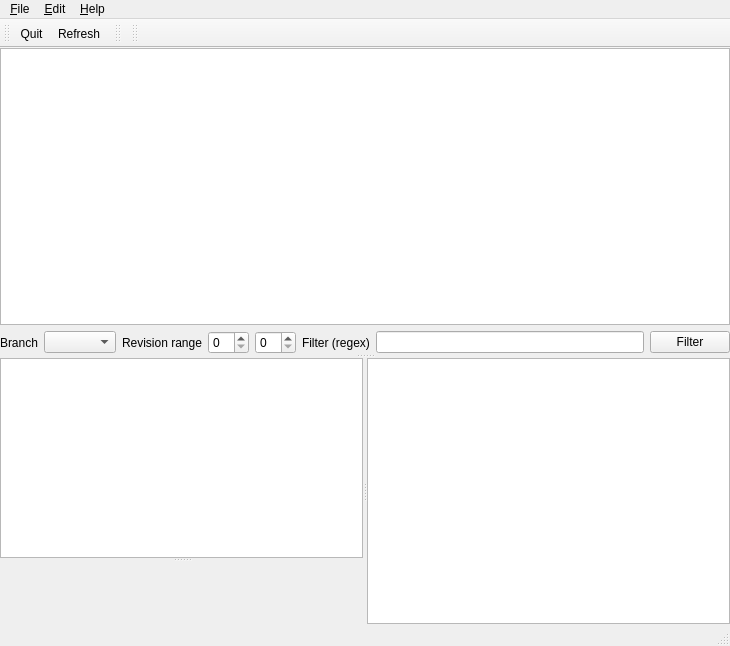
<ui version="4.0" >
 <class>MainWindow</class>
 <widget class="QMainWindow" name="MainWindow" >
  <property name="geometry" >
   <rect>
    <x>0</x>
    <y>0</y>
    <width>730</width>
    <height>646</height>
   </rect>
  </property>
  <property name="windowTitle" >
   <string>MainWindow</string>
  </property>
  <widget class="QWidget" name="centralwidget" >
   <property name="geometry" >
    <rect>
     <x>0</x>
     <y>69</y>
     <width>730</width>
     <height>554</height>
    </rect>
   </property>
   <layout class="QVBoxLayout" name="verticalLayout_3" >
    <property name="spacing" >
     <number>0</number>
    </property>
    <property name="margin" >
     <number>0</number>
    </property>
    <item>
     <widget class="QSplitter" name="splitter_3" >
      <property name="orientation" >
       <enum>Qt::Vertical</enum>
      </property>
      <widget class="QWidget" name="layoutWidget" >
       <layout class="QVBoxLayout" name="verticalLayout_2" >
        <item>
         <widget class="HgRepoView" name="tableView_revisions" >
          <property name="frameShape" >
           <enum>QFrame::StyledPanel</enum>
          </property>
         </widget>
        </item>
        <item>
         <layout class="QHBoxLayout" name="horizontalLayout_6" >
          <item>
           <widget class="QFrame" name="frame_branch" >
            <property name="frameShape" >
             <enum>QFrame::NoFrame</enum>
            </property>
            <property name="frameShadow" >
             <enum>QFrame::Raised</enum>
            </property>
            <layout class="QHBoxLayout" name="horizontalLayout_2" >
             <property name="margin" >
              <number>0</number>
             </property>
             <item>
              <widget class="QLabel" name="label_4" >
               <property name="text" >
                <string>Branch</string>
               </property>
              </widget>
             </item>
             <item>
              <widget class="QComboBox" name="branch_comboBox" />
             </item>
            </layout>
           </widget>
          </item>
          <item>
           <widget class="QFrame" name="frame_revrange" >
            <property name="frameShape" >
             <enum>QFrame::NoFrame</enum>
            </property>
            <property name="frameShadow" >
             <enum>QFrame::Raised</enum>
            </property>
            <layout class="QHBoxLayout" name="horizontalLayout_4" >
             <property name="margin" >
              <number>0</number>
             </property>
             <item>
              <widget class="QLabel" name="label_3" >
               <property name="enabled" >
                <bool>true</bool>
               </property>
               <property name="text" >
                <string>Revision range</string>
               </property>
              </widget>
             </item>
             <item>
              <widget class="QSpinBox" name="spinbutton_rev_low" />
             </item>
             <item>
              <widget class="QSpinBox" name="spinbutton_rev_high" />
             </item>
            </layout>
           </widget>
          </item>
          <item>
           <widget class="QFrame" name="frame_filter" >
            <property name="frameShape" >
             <enum>QFrame::NoFrame</enum>
            </property>
            <property name="frameShadow" >
             <enum>QFrame::Raised</enum>
            </property>
            <layout class="QHBoxLayout" name="horizontalLayout_5" >
             <property name="margin" >
              <number>0</number>
             </property>
             <item>
              <widget class="QLabel" name="label_2" >
               <property name="text" >
                <string>Filter (regex)</string>
               </property>
              </widget>
             </item>
             <item>
              <widget class="QLineEdit" name="entry_file_filter" />
             </item>
             <item>
              <widget class="QPushButton" name="button_filter" >
               <property name="text" >
                <string>Filter</string>
               </property>
              </widget>
             </item>
            </layout>
           </widget>
          </item>
         </layout>
        </item>
       </layout>
      </widget>
      <widget class="QFrame" name="frame_maincontent" >
       <property name="sizePolicy" >
        <sizepolicy vsizetype="Expanding" hsizetype="Preferred" >
         <horstretch>0</horstretch>
         <verstretch>0</verstretch>
        </sizepolicy>
       </property>
       <property name="frameShape" >
        <enum>QFrame::NoFrame</enum>
       </property>
       <property name="frameShadow" >
        <enum>QFrame::Plain</enum>
       </property>
       <layout class="QVBoxLayout" name="verticalLayout" >
        <property name="margin" >
         <number>0</number>
        </property>
        <item>
         <widget class="QSplitter" name="splitter_2" >
          <property name="orientation" >
           <enum>Qt::Horizontal</enum>
          </property>
          <widget class="QSplitter" name="splitter" >
           <property name="orientation" >
            <enum>Qt::Vertical</enum>
           </property>
           <widget class="RevDisplay" name="textview_header" >
            <property name="sizePolicy" >
             <sizepolicy vsizetype="Preferred" hsizetype="Expanding" >
              <horstretch>0</horstretch>
              <verstretch>1</verstretch>
             </sizepolicy>
            </property>
           </widget>
           <widget class="QFrame" name="textview_frame" >
            <property name="sizePolicy" >
             <sizepolicy vsizetype="Expanding" hsizetype="Expanding" >
              <horstretch>0</horstretch>
              <verstretch>2</verstretch>
             </sizepolicy>
            </property>
            <property name="frameShape" >
             <enum>QFrame::NoFrame</enum>
            </property>
            <property name="frameShadow" >
             <enum>QFrame::Raised</enum>
            </property>
           </widget>
          </widget>
          <widget class="QTableView" name="tableView_filelist" />
         </widget>
        </item>
       </layout>
      </widget>
     </widget>
    </item>
   </layout>
  </widget>
  <widget class="QMenuBar" name="menubar" >
   <property name="geometry" >
    <rect>
     <x>0</x>
     <y>0</y>
     <width>730</width>
     <height>30</height>
    </rect>
   </property>
   <widget class="QMenu" name="menuFile" >
    <property name="title" >
     <string>&amp;File</string>
    </property>
    <addaction name="actionOpen_repository" />
    <addaction name="actionRefresh" />
    <addaction name="separator" />
    <addaction name="actionQuit" />
   </widget>
   <widget class="QMenu" name="menuHelp" >
    <property name="title" >
     <string>&amp;Help</string>
    </property>
    <addaction name="actionAbout" />
   </widget>
   <widget class="QMenu" name="menu_Edit" >
    <property name="title" >
     <string>&amp;Edit</string>
    </property>
   </widget>
   <addaction name="menuFile" />
   <addaction name="menu_Edit" />
   <addaction name="menuHelp" />
  </widget>
  <widget class="QStatusBar" name="statusbar" >
   <property name="geometry" >
    <rect>
     <x>0</x>
     <y>623</y>
     <width>730</width>
     <height>23</height>
    </rect>
   </property>
  </widget>
  <widget class="QToolBar" name="toolBar_file" >
   <property name="geometry" >
    <rect>
     <x>0</x>
     <y>30</y>
     <width>85</width>
     <height>39</height>
    </rect>
   </property>
   <property name="windowTitle" >
    <string>toolBar</string>
   </property>
   <attribute name="toolBarArea" >
    <enum>TopToolBarArea</enum>
   </attribute>
   <attribute name="toolBarBreak" >
    <bool>false</bool>
   </attribute>
   <addaction name="actionQuit" />
   <addaction name="actionRefresh" />
  </widget>
  <widget class="QToolBar" name="toolBar_edit" >
   <property name="enabled" >
    <bool>true</bool>
   </property>
   <property name="geometry" >
    <rect>
     <x>85</x>
     <y>30</y>
     <width>15</width>
     <height>39</height>
    </rect>
   </property>
   <property name="windowTitle" >
    <string>toolBar</string>
   </property>
   <attribute name="toolBarArea" >
    <enum>TopToolBarArea</enum>
   </attribute>
   <attribute name="toolBarBreak" >
    <bool>false</bool>
   </attribute>
  </widget>
  <widget class="QToolBar" name="toolBar_treefilters" >
   <property name="enabled" >
    <bool>true</bool>
   </property>
   <property name="geometry" >
    <rect>
     <x>100</x>
     <y>30</y>
     <width>630</width>
     <height>39</height>
    </rect>
   </property>
   <property name="windowTitle" >
    <string>toolBar_2</string>
   </property>
   <attribute name="toolBarArea" >
    <enum>TopToolBarArea</enum>
   </attribute>
   <attribute name="toolBarBreak" >
    <bool>false</bool>
   </attribute>
  </widget>
  <action name="actionOpen_repository" >
   <property name="text" >
    <string>&amp;Open repository</string>
   </property>
   <property name="shortcut" >
    <string>Ctrl+O</string>
   </property>
  </action>
  <action name="actionRefresh" >
   <property name="icon" >
    <iconset resource="hgqv.qrc" >
     <normaloff>:/icons/reload.svg</normaloff>:/icons/reload.svg</iconset>
   </property>
   <property name="text" >
    <string>&amp;Refresh</string>
   </property>
   <property name="shortcut" >
    <string>Ctrl+R</string>
   </property>
  </action>
  <action name="actionQuit" >
   <property name="icon" >
    <iconset resource="hgqv.qrc" >
     <normaloff>:/icons/quit.svg</normaloff>:/icons/quit.svg</iconset>
   </property>
   <property name="text" >
    <string>&amp;Quit</string>
   </property>
   <property name="toolTip" >
    <string>Quit</string>
   </property>
   <property name="shortcut" >
    <string>Ctrl+Q</string>
   </property>
  </action>
  <action name="actionAbout" >
   <property name="text" >
    <string>About</string>
   </property>
  </action>
 </widget>
 <customwidgets>
  <customwidget>
   <class>HgRepoView</class>
   <extends>QTableView</extends>
   <header>hgrepoview.h</header>
  </customwidget>
  <customwidget>
   <class>RevDisplay</class>
   <extends>QTextBrowser</extends>
   <header>hgrepoview.h</header>
  </customwidget>
 </customwidgets>
 <resources>
  <include location="hgqv.qrc" />
 </resources>
 <connections/>
</ui>
